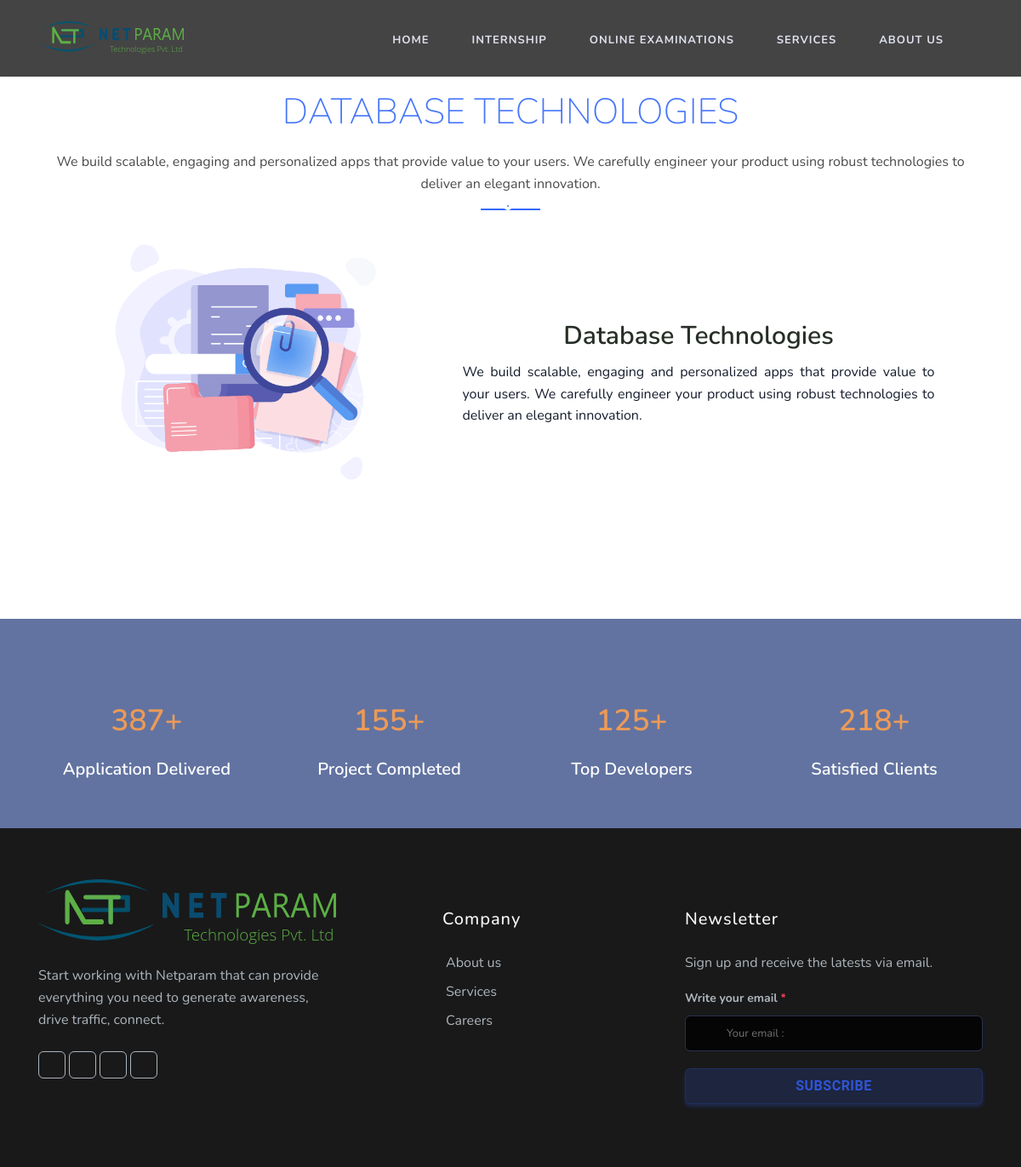
The page /service/1/ on the database its author committed.
### website/models.py (models this page shows, shortened)
class service(models.Model):
    name = models.CharField(max_length=150)
    description = models.TextField()
    bg_image = models.ImageField(upload_to = "service/bg", null=True)
    image = models.ImageField(upload_to = "service")
    subtitle = models.TextField()
    objects = models.Manager()

### website/views.py (the view)
# urls.py: path('service/<int:id>/', views.service_detail, name='ServiceDetail'),
def service_detail(request, id):
    Service =  service.objects.get(id=id)
    return render(request, 'servicedetail.html', {'service':Service})

### templates/servicedetail.html
{% extends 'base.html' %}
{% load static %}
{% block content %}
<section class="section">
    <div class="container">
      <div class="section-header">
        <h1 class="section-title wow fadeIn mb-2" data-wow-duration="1000ms" data-wow-delay="0.3s"><span>{{service.name}}</span></h1>
        <p class="section-subtitle wow fadeIn" data-wow-duration="1500ms" data-wow-delay="0.35s">{{service.subtitle}}</p>
        <hr class="lines wow zoomIn" data-wow-delay="0.4s">
      </div>
    </div>
    <div class="row align-items-center text-center">
        <div class="col-sm-4 offset-1">
            <img src="{{service.image.url}}" alt="">
        </div>
        <div class="col-md-6 m-3">
            <div class="col-sm-12">
                <h2 class="mb-2">{{service.name}}</h2>
                <p class="text-justify">{{service.description}}</p>
            </div>
        </div>
    </div>
</section>
{% endblock %}

### static/css/style.css (style rules this page uses)
img { max-width: 100%; height: auto; aspect-ratio: attr(width) / attr(height); }
p:last-child { margin-bottom: 0; }
h1, h2, h3, h4, h5, h6 { font-family: 'Roboto', sans-serif; color: #262e26; }
h1 { font-size: 2.25rem; }
h2 { font-size: 1.875rem; font-weight: bold; }
body { font-family: 'Cabin', sans-serif; font-size: 0.875rem; line-height: 1.5rem; color: #717271; background: #fff; overflow-x: hidden !important; }
html { overflow-x: hidden !important; }
.section { padding: 80px 0; }
.section-header { color: #fff; text-align: center; }
.section-header .section-title { font-size: 42px; margin-top: 0; text-transform: uppercase; font-weight: 100; color: #0d3559; position: relative; }
.section-header .section-title span { color: #4676fa; }
.section-header .section-subtitle { margin-top: 15px; color:#4b4a4a; font-weight: 400; }
.section-header .lines { margin: auto; width: 70px; position: relative; border-top: 2px solid #346afe; margin-top: 15px; }
.section-header .lines:before { position: absolute; content: ""; display: inline-block; height: 10px; width: 10px; top: -10px; border: 4px solid #fff; border-radius: 50%; background: #4676fa; left: 27px; }

### rows shown on the page
service: name "DATABASE TECHNOLOGIES", subtitle "We build scalable, engaging and personalized apps that provide value to your users. We carefully engineer your product using robust technologies to deliver an elegant innovation.", image (picture), name "Database Technologies", description "We build scalable, engaging and personalized apps that provide value to your users. We carefully engineer your product using robust technologies to deliver an elegant innovation."
